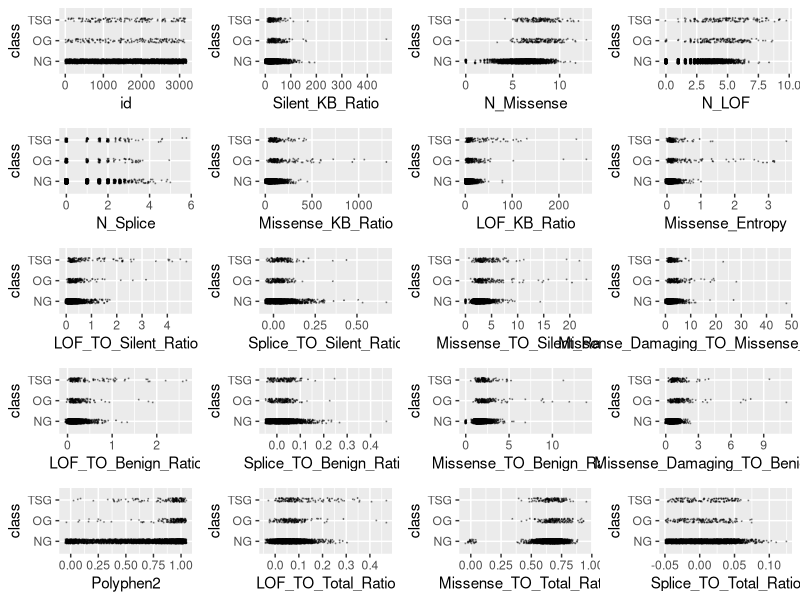
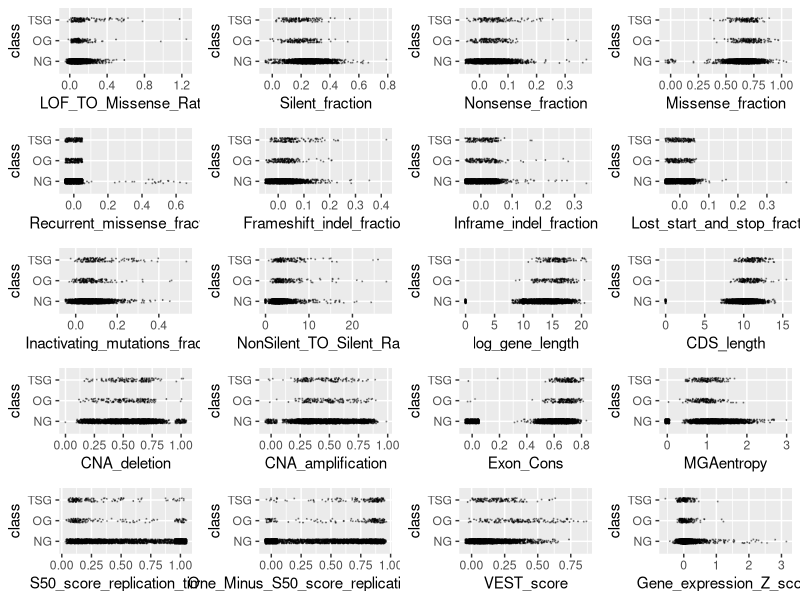
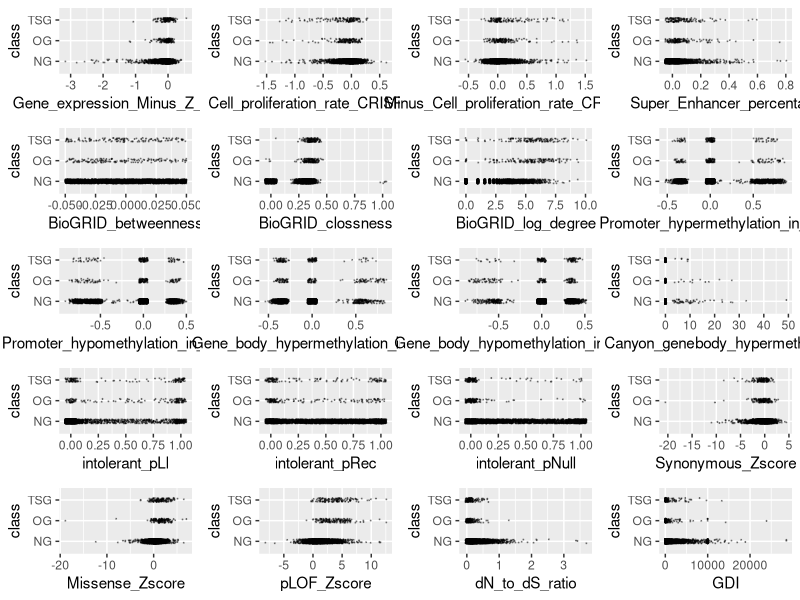
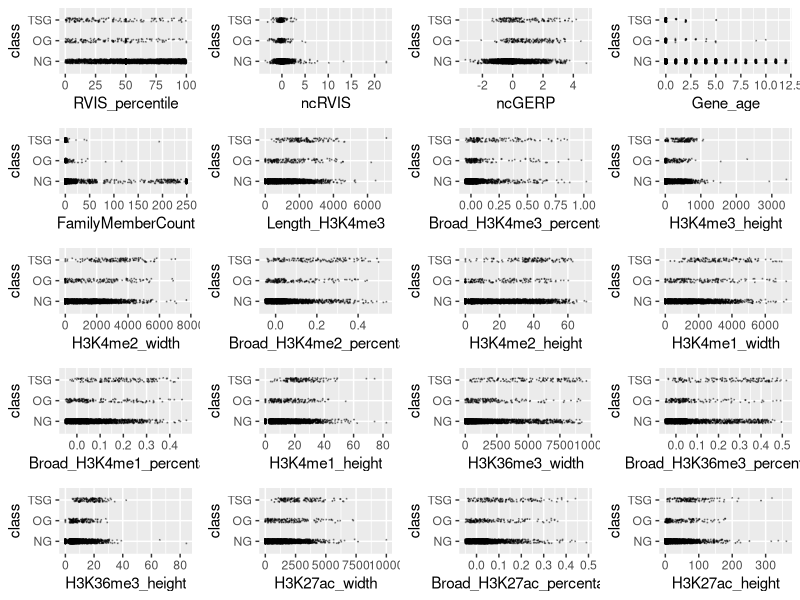
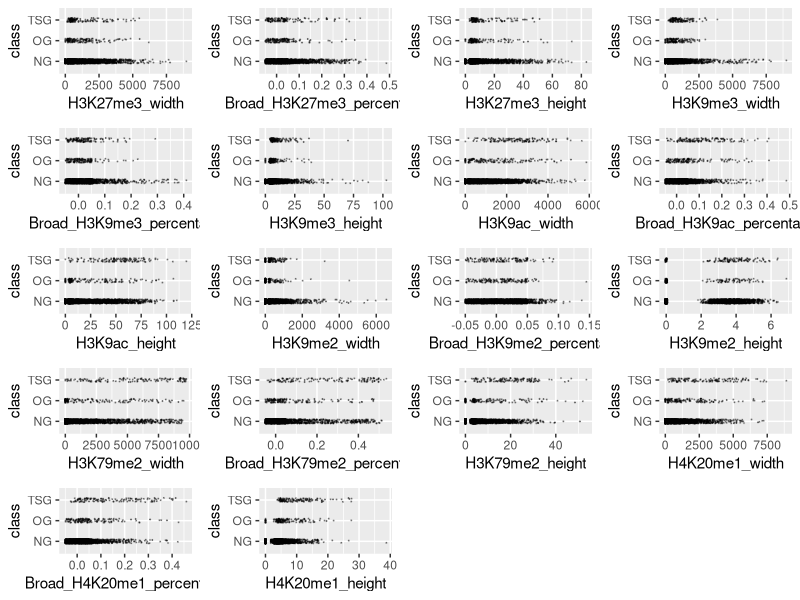
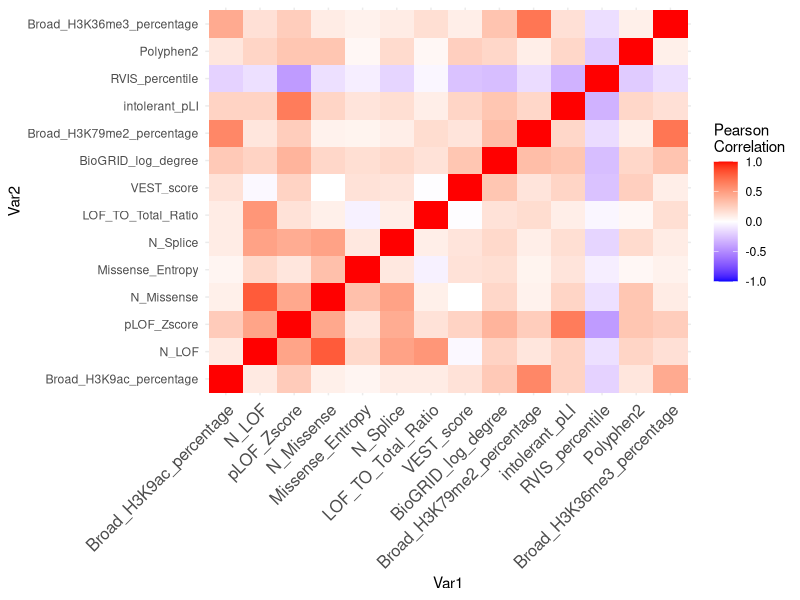

Write R code to recreate these figures, in order. (Note: this script raises an error after producing the figures.)
## ---- chunk 1
knitr::opts_chunk$set(echo = TRUE)
## ---- chunk 2
training <- read.csv("training.csv", stringsAsFactors = TRUE)
training$class <- factor(training$class)
levels(training$class) <- c("NG", "OG", "TSG")
outlier <- function(data) {
  low <- mean(data) - 3 * sd(data)
  high <- mean(data) + 3 * sd(data)
  which(data < low | data > high)
}
library(ggplot2)
scatter <- function(var) {
  ggplot(training, aes_string(var, "class")) +
    geom_jitter(width = 0.05, height = 0.1, size = 0.1,
                colour = rgb(0, 0, 0, alpha = 1 / 3))
}
scat_plot <- lapply(names(training)[-99], scatter)
library(gridExtra)
# grid.arrange(grobs = scat_plot[1:20], ncol = 4)
# grid.arrange(grobs = scat_plot[21:40], ncol = 4)
# grid.arrange(grobs = scat_plot[41:60], ncol = 4)
# grid.arrange(grobs = scat_plot[61:80], ncol = 4)
# grid.arrange(grobs = scat_plot[81:98], ncol = 4)
outlier_index <- sort(table(unlist(lapply(training[,-99], outlier))), decreasing = TRUE)
outlier_index[1:100]
training <- training[-as.numeric(names(outlier_index)[1:50]),]
training <- training[-which(training$Missense_TO_Silent_Ratio > 100), ]
training <- training[-which(training$Missense_KB_Ratio > 2000), ]
training <- training[-which(training$LOF_TO_Silent_Ratio > 5), ]
training <- training[-which(training$Gene_expression_Z_score > 4), ]
training <- training[-which(training$dN_to_dS_ratio > 5),]
## ---- chunk 3
library(ggplot2)
scatter <- function(var) {
  ggplot(training, aes_string(var, "class")) +
    geom_jitter(width = 0.05, height = 0.1, size = 0.1,
                colour = rgb(0, 0, 0, alpha = 1 / 3))
}
scat_plot <- lapply(names(training)[-99], scatter)
library(gridExtra)
grid.arrange(grobs = scat_plot[1:20], ncol = 4)
grid.arrange(grobs = scat_plot[21:40], ncol = 4)
grid.arrange(grobs = scat_plot[41:60], ncol = 4)
grid.arrange(grobs = scat_plot[61:80], ncol = 4)
grid.arrange(grobs = scat_plot[81:98], ncol = 4)
## ---- chunk 4
library(dplyr)
sig <- logical(98)
names(sig) <- names(training)[-99]
k <- 1
diffs <- logical(98)
for (var in names(training)[-99]) {
  model <- aov(training[[var]] ~ factor(training$class))
  sig[k] <- summary(model)[[1]][1, 5]
  diffs[k] <- all(TukeyHSD(model)$`factor(training$class)`[, 4] < 0.05)
  k <- k + 1
}
sort(sig[diffs])
score <- function (conf_mat) {
  print(sum(diag(conf_mat) * c(1, 20, 20)))
  print(sum(diag(conf_mat) * c(1, 20, 20)) / sum(apply(conf_mat, 2, sum) * c(1, 20, 20)))
}

classify <- function(probs) {
  if (any(probs[2:3] > 0.05)) {
    subset <- probs[2:3]
    output <- which(subset == max(subset))
    if (length(output) > 1) {
        output <- sample(1:2, 1)
    }
  } else {
    output <- 0
  }
  output
}
## ---- chunk 5
library(dplyr)
vars <- training %>% select(Broad_H3K9ac_percentage, N_LOF, pLOF_Zscore, Missense_Entropy,
                            N_Splice, LOF_TO_Total_Ratio, VEST_score, BioGRID_log_degree,
                            Broad_H3K79me2_percentage, FamilyMemberCount,
                            S50_score_replication_timing, Gene_expression_Z_score,
                            Polyphen2, Broad_H3K36me3_percentage, class)
vars <- training %>% select(Broad_H3K9ac_percentage, N_LOF, pLOF_Zscore, 
                            N_Missense, Missense_Entropy, N_Splice, 
                            LOF_TO_Total_Ratio, VEST_score, BioGRID_log_degree, 
                            Broad_H3K79me2_percentage, intolerant_pLI, 
                            RVIS_percentile, Polyphen2, Broad_H3K36me3_percentage, 
                            class)
vars$class <- factor(vars$class)
levels(vars$class) <- c("NG", "OG", "TSG")
cor_mtx = round(cor(vars[, names(vars) != "class"]), 2)
library(reshape2)
#reshape it
melted_cor_mtx <- melt(cor_mtx)

#draw the heatmap
cor_heatmap = ggplot(data = melted_cor_mtx, aes(x=Var1, y=Var2, fill=value)) + geom_tile()
cor_heatmap = cor_heatmap +
scale_fill_gradient2(low = "blue", high = "red", mid = "white", midpoint = 0, limit = c(-1,1), space = "Lab", name="Pearson\nCorrelation") + 
theme_minimal() +
theme(axis.text.x = element_text(angle = 45, vjust = 1, size = 12, hjust = 1))

cor_heatmap
## ---- chunk 6
library(dplyr)
set.seed(1234)
vars <- training %>% select(Broad_H3K9ac_percentage, N_LOF, pLOF_Zscore,
                             Missense_Entropy,
                            N_Splice, LOF_TO_Total_Ratio, VEST_score,
                            BioGRID_log_degree,
                            Broad_H3K79me2_percentage, FamilyMemberCount,
                            S50_score_replication_timing, Gene_expression_Z_score,
                            Polyphen2, Broad_H3K36me3_percentage, class)
library(caret)
vars_test <- createDataPartition(vars$class, p = 0.8, 
                                  list = FALSE)
vars_train <- vars[vars_test, ]
vars_test <- vars[-vars_test, ]

train_cont <- trainControl(method = "cv", number = 5, classProbs = TRUE, savePredictions = TRUE)


knn_ft <- train(class ~ ., data = vars_train, method = "knn", preProc = c("center", "scale"),
                trControl = train_cont, tuneGrid = expand.grid(k = seq(from = 1, to = 25, by = 5)))
for (k in seq(from = 1, to = 25, by = 5)) {
  preds <- predict(knn_ft, newdata = vars_test, type = "prob")
  knn_mod <- table("pred"=unlist(apply(preds, 1, classify)), "obs" = vars_test$class)
  print(knn_mod)
  score(knn_mod)
}
train_cont <- trainControl(method = "cv", number = 5, classProbs = TRUE, savePredictions = TRUE)
qda_ft <- train(class ~ ., data = vars_test, method = "qda", preProc = c("center", "scale"),
                trControl = train_cont)
preds <- predict(qda_ft, newdata = rel_vars, type = "prob")

qda_mod <- table("pred"=apply(preds, 1, classify), "obs" = vars_test$class)
qda_mod
score(qda_mod)
train_cont <- trainControl(method = "cv", number = 5, classProbs = TRUE, savePredictions = TRUE)
lda_ft <- train(class ~ ., data = vars_test, method = "lda", preProc = c("center", "scale"),
                trControl = train_cont)
preds <- predict(lda_ft, newdata = rel_vars, type = "prob")

lda_mod <- table("pred"=apply(preds, 1, classify), "obs" = vars_test$class)
lda_mod
score(lda_mod)
## ---- chunk 7
tests <- read.csv("test.csv")
rel_vars <- tests %>% select(Broad_H3K9ac_percentage, N_LOF, pLOF_Zscore,
                             Missense_Entropy,
                            N_Splice, LOF_TO_Total_Ratio, VEST_score,
                            BioGRID_log_degree,
                            Broad_H3K79me2_percentage, FamilyMemberCount,
                            S50_score_replication_timing, Gene_expression_Z_score,
                            Polyphen2, Broad_H3K36me3_percentage, class)
preds <- predict(lda_ft, newdata = tests, type = "prob")
preds <- apply(preds, 1, classify)
names(preds) <- tests$id
csv_file <- data.frame("id" = tests$id,
                       "class" = preds)
write.csv(csv_file, "modelpredictions2_beta.csv", row.names = FALSE)
model_1 <- read.csv("modelpredictions.csv")
model_2 <- read.csv("modelpredictions2.csv")
model_1_beta <- read.csv("modelpredictions_beta.csv")
table(model_1$class, model_1_beta$class)
table("BEST MOD" = model_2$class, csv_file$class)
mean(model_1$class == csv_file$class)
## ---- chunk 8
vars <- training %>% select(Broad_H3K9ac_percentage, N_LOF, pLOF_Zscore, Missense_Entropy,
                            N_Splice, LOF_TO_Total_Ratio, VEST_score, BioGRID_log_degree,
                            Broad_H3K79me2_percentage, Gene_expression_Z_score,
                            Polyphen2, Broad_H3K36me3_percentage, class)
